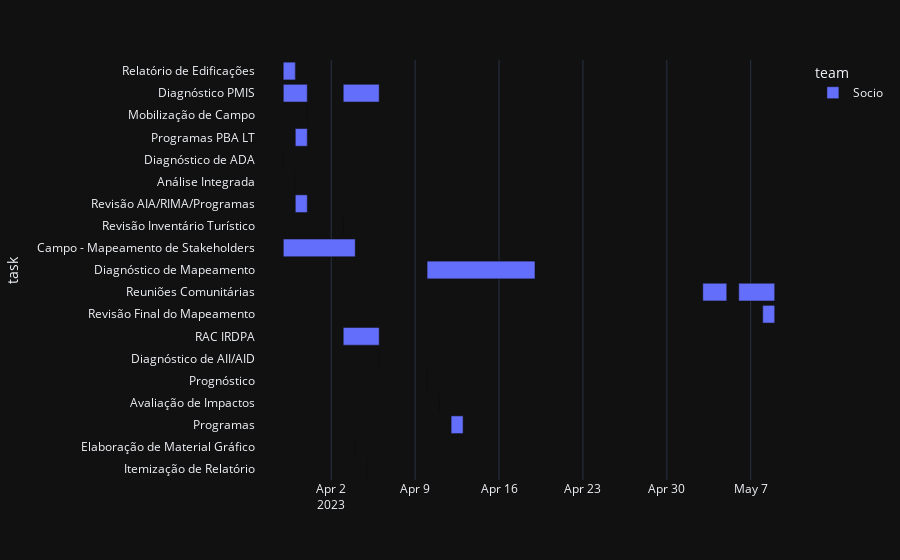

Notebook source saved alongside this figure:
### Code cell
fig = px.timeline(df, x_start="start_date", x_end="end_date", y="task", color='team')
fig.update_yaxes(autorange="reversed") # otherwise tasks are listed from the bottom up
fig.layout.template = 'plotly_dark'
fig.show()

### Figure 1 — Plotly figure (JSON) as saved in the notebook; plotly's stock layout.template omitted (floating-point values rounded to 4 significant figures)
{"data": [{"alignmentgroup": "True", "base": ["2023-03-29", "2023-03-29", "2023-03-29", "2023-03-31", "2023-03-30", "2023-04-03", "2023-03-29", "2023-03-30", "2023-03-30", "2023-04-03", "2023-03-29", "2023-04-10", "2023-04-10", "2023-05-03", "2023-05-08", "2023-04-03", "2023-04-06", "2023-04-10", "2023-04-11", "2023-04-12", "2023-05-06", "2023-04-04", "2023-04-05"], "hovertemplate": "team=Socio<br>start_date=%{base}<br>end_date=%{x}<br>task=%{y}<extra></extra>", "legendgroup": "Socio", "marker": {"color": "#636efa", "pattern": {"shape": ""}}, "name": "Socio", "offsetgroup": "Socio", "orientation": "h", "showlegend": true, "textposition": "auto", "type": "bar", "x": [86400000, 86400000, 172800000, 0, 86400000, 259200000, 0, 0, 86400000, 0, 518400000, 777600000, 777600000, 172800000, 86400000, 259200000, 0, 0, 0, 86400000, 259200000, 0, 0], "xaxis": "x", "y": ["Relatório de Edificações", "Relatório de Edificações", "Diagnóstico PMIS", "Mobilização de Campo", "Programas PBA LT", "Diagnóstico PMIS", "Diagnóstico de ADA", "Análise Integrada", "Revisão AIA/RIMA/Programas", "Revisão Inventário Turístico", "Campo - Mapeamento de Stakeholders", "Diagnóstico de Mapeamento", "Diagnóstico de Mapeamento", "Reuniões Comunitárias", "Revisão Final do Mapeamento", "RAC IRDPA", "Diagnóstico de AII/AID", "Prognóstico", "Avaliação de Impactos", "Programas", "Reuniões Comunitárias", "Elaboração de Material Gráfico", "Itemização de Relatório"], "yaxis": "y"}], "layout": {"barmode": "overlay", "legend": {"title": {"text": "team"}, "tracegroupgap": 0}, "margin": {"t": 60}, "xaxis": {"anchor": "y", "domain": [0, 1], "type": "date"}, "yaxis": {"anchor": "x", "autorange": "reversed", "domain": [0, 1], "title": {"text": "task"}}}}
